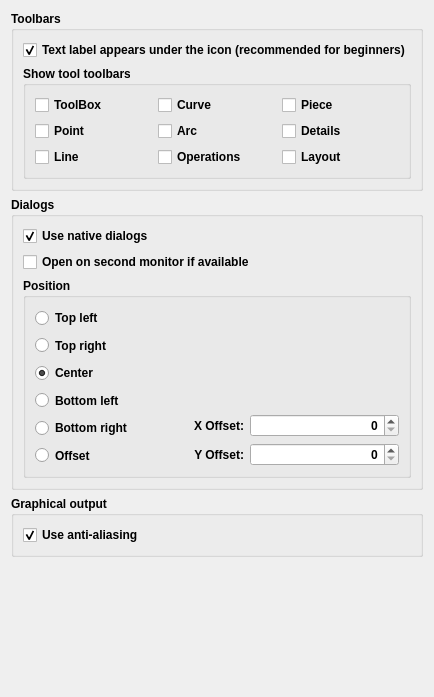
     <widget class="QWidget" name="appearanceTab">
      <attribute name="title">
       <string>Appearance</string>
      </attribute>
      <layout class="QVBoxLayout" name="verticalLayout_11">
       <item>
        <widget class="QGroupBox" name="toolbarsGroupBox">
         <property name="sizePolicy">
          <sizepolicy hsizetype="Expanding" vsizetype="Expanding">
           <horstretch>0</horstretch>
           <verstretch>0</verstretch>
          </sizepolicy>
         </property>
         <property name="minimumSize">
          <size>
           <width>0</width>
           <height>170</height>
          </size>
         </property>
         <property name="maximumSize">
          <size>
           <width>16777215</width>
           <height>16777215</height>
          </size>
         </property>
         <property name="font">
          <font>
           <pointsize>9</pointsize>
           <bold>true</bold>
          </font>
         </property>
         <property name="title">
          <string>Toolbars</string>
         </property>
         <layout class="QVBoxLayout" name="verticalLayout_2">
          <item>
           <widget class="QCheckBox" name="toolBarStyle_CheckBox">
            <property name="sizePolicy">
             <sizepolicy hsizetype="Preferred" vsizetype="Preferred">
              <horstretch>0</horstretch>
              <verstretch>0</verstretch>
             </sizepolicy>
            </property>
            <property name="font">
             <font>
              <pointsize>9</pointsize>
              <bold>true</bold>
             </font>
            </property>
            <property name="text">
             <string>Text label appears under the icon (recommended for beginners)</string>
            </property>
            <property name="checked">
             <bool>true</bool>
            </property>
           </widget>
          </item>
          <item>
           <widget class="QGroupBox" name="groupBox_2">
            <property name="sizePolicy">
             <sizepolicy hsizetype="Expanding" vsizetype="Preferred">
              <horstretch>0</horstretch>
              <verstretch>0</verstretch>
             </sizepolicy>
            </property>
            <property name="maximumSize">
             <size>
              <width>16777215</width>
              <height>120</height>
             </size>
            </property>
            <property name="font">
             <font>
              <pointsize>9</pointsize>
              <bold>true</bold>
             </font>
            </property>
            <property name="title">
             <string>Show tool toolbars</string>
            </property>
            <layout class="QGridLayout" name="gridLayout">
             <item row="0" column="0">
              <widget class="QCheckBox" name="toolsToolbar_CheckBox">
               <property name="sizePolicy">
                <sizepolicy hsizetype="Preferred" vsizetype="Preferred">
                 <horstretch>0</horstretch>
                 <verstretch>0</verstretch>
                </sizepolicy>
               </property>
               <property name="minimumSize">
                <size>
                 <width>100</width>
                 <height>0</height>
                </size>
               </property>
               <property name="font">
                <font>
                 <pointsize>9</pointsize>
                 <bold>true</bold>
                </font>
               </property>
               <property name="text">
                <string>ToolBox</string>
               </property>
              </widget>
             </item>
             <item row="0" column="1">
              <widget class="QCheckBox" name="curveToolbar_CheckBox">
               <property name="sizePolicy">
                <sizepolicy hsizetype="Preferred" vsizetype="Preferred">
                 <horstretch>0</horstretch>
                 <verstretch>0</verstretch>
                </sizepolicy>
               </property>
               <property name="minimumSize">
                <size>
                 <width>100</width>
                 <height>0</height>
                </size>
               </property>
               <property name="font">
                <font>
                 <pointsize>9</pointsize>
                 <bold>true</bold>
                </font>
               </property>
               <property name="text">
                <string>Curve</string>
               </property>
              </widget>
             </item>
             <item row="0" column="2">
              <widget class="QCheckBox" name="pieceToolbar_CheckBox">
               <property name="sizePolicy">
                <sizepolicy hsizetype="Preferred" vsizetype="Preferred">
                 <horstretch>0</horstretch>
                 <verstretch>0</verstretch>
                </sizepolicy>
               </property>
               <property name="minimumSize">
                <size>
                 <width>100</width>
                 <height>0</height>
                </size>
               </property>
               <property name="font">
                <font>
                 <pointsize>9</pointsize>
                 <bold>true</bold>
                </font>
               </property>
               <property name="text">
                <string>Piece</string>
               </property>
              </widget>
             </item>
             <item row="1" column="0">
              <widget class="QCheckBox" name="pointToolbar_CheckBox">
               <property name="sizePolicy">
                <sizepolicy hsizetype="Preferred" vsizetype="Preferred">
                 <horstretch>0</horstretch>
                 <verstretch>0</verstretch>
                </sizepolicy>
               </property>
               <property name="minimumSize">
                <size>
                 <width>100</width>
                 <height>0</height>
                </size>
               </property>
               <property name="font">
                <font>
                 <pointsize>9</pointsize>
                 <bold>true</bold>
                </font>
               </property>
               <property name="text">
                <string>Point</string>
               </property>
              </widget>
             </item>
             <item row="1" column="1">
              <widget class="QCheckBox" name="arcToolbar_CheckBox">
               <property name="sizePolicy">
                <sizepolicy hsizetype="Preferred" vsizetype="Preferred">
                 <horstretch>0</horstretch>
                 <verstretch>0</verstretch>
                </sizepolicy>
               </property>
               <property name="minimumSize">
                <size>
                 <width>100</width>
                 <height>0</height>
                </size>
               </property>
               <property name="font">
                <font>
                 <pointsize>9</pointsize>
                 <bold>true</bold>
                </font>
               </property>
               <property name="text">
                <string>Arc</string>
               </property>
              </widget>
             </item>
             <item row="1" column="2">
              <widget class="QCheckBox" name="detailsToolbar_CheckBox">
               <property name="sizePolicy">
                <sizepolicy hsizetype="Preferred" vsizetype="Preferred">
                 <horstretch>0</horstretch>
                 <verstretch>0</verstretch>
                </sizepolicy>
               </property>
               <property name="minimumSize">
                <size>
                 <width>100</width>
                 <height>0</height>
                </size>
               </property>
               <property name="font">
                <font>
                 <pointsize>9</pointsize>
                 <bold>true</bold>
                </font>
               </property>
               <property name="text">
                <string>Details</string>
               </property>
              </widget>
             </item>
             <item row="2" column="0">
              <widget class="QCheckBox" name="lineToolbar_CheckBox">
               <property name="sizePolicy">
                <sizepolicy hsizetype="Preferred" vsizetype="Preferred">
                 <horstretch>0</horstretch>
                 <verstretch>0</verstretch>
                </sizepolicy>
               </property>
               <property name="minimumSize">
                <size>
                 <width>100</width>
                 <height>0</height>
                </size>
               </property>
               <property name="font">
                <font>
                 <pointsize>9</pointsize>
                 <bold>true</bold>
                </font>
               </property>
               <property name="text">
                <string>Line</string>
               </property>
              </widget>
             </item>
             <item row="2" column="1">
              <widget class="QCheckBox" name="operationToolbar_CheckBox">
               <property name="sizePolicy">
                <sizepolicy hsizetype="Preferred" vsizetype="Preferred">
                 <horstretch>0</horstretch>
                 <verstretch>0</verstretch>
                </sizepolicy>
               </property>
               <property name="minimumSize">
                <size>
                 <width>100</width>
                 <height>0</height>
                </size>
               </property>
               <property name="font">
                <font>
                 <pointsize>9</pointsize>
                 <bold>true</bold>
                </font>
               </property>
               <property name="text">
                <string>Operations</string>
               </property>
              </widget>
             </item>
             <item row="2" column="2">
              <widget class="QCheckBox" name="layoutToolbar_CheckBox">
               <property name="sizePolicy">
                <sizepolicy hsizetype="Preferred" vsizetype="Preferred">
                 <horstretch>0</horstretch>
                 <verstretch>0</verstretch>
                </sizepolicy>
               </property>
               <property name="minimumSize">
                <size>
                 <width>100</width>
                 <height>0</height>
                </size>
               </property>
               <property name="font">
                <font>
                 <pointsize>9</pointsize>
                 <bold>true</bold>
                </font>
               </property>
               <property name="text">
                <string>Layout</string>
               </property>
              </widget>
             </item>
            </layout>
           </widget>
          </item>
         </layout>
        </widget>
       </item>
       <item>
        <widget class="QGroupBox" name="dialogs_GgroupBox">
         <property name="sizePolicy">
          <sizepolicy hsizetype="Preferred" vsizetype="Expanding">
           <horstretch>0</horstretch>
           <verstretch>0</verstretch>
          </sizepolicy>
         </property>
         <property name="minimumSize">
          <size>
           <width>0</width>
           <height>270</height>
          </size>
         </property>
         <property name="font">
          <font>
           <pointsize>9</pointsize>
           <bold>true</bold>
          </font>
         </property>
         <property name="title">
          <string>Dialogs</string>
         </property>
         <layout class="QVBoxLayout" name="verticalLayout_25">
          <item>
           <layout class="QVBoxLayout" name="verticalLayout_24">
            <item>
             <widget class="QCheckBox" name="use_native_checkbox">
              <property name="text">
               <string>Use native dialogs</string>
              </property>
              <property name="checked">
               <bool>true</bool>
              </property>
             </widget>
            </item>
            <item>
             <widget class="QCheckBox" name="useSecondMonitor_CheckBox">
              <property name="sizePolicy">
               <sizepolicy hsizetype="Preferred" vsizetype="Preferred">
                <horstretch>0</horstretch>
                <verstretch>0</verstretch>
               </sizepolicy>
              </property>
              <property name="text">
               <string>Open on second monitor if available</string>
              </property>
             </widget>
            </item>
            <item>
             <widget class="QGroupBox" name="position_GroupBox">
              <property name="sizePolicy">
               <sizepolicy hsizetype="Expanding" vsizetype="Expanding">
                <horstretch>0</horstretch>
                <verstretch>0</verstretch>
               </sizepolicy>
              </property>
              <property name="minimumSize">
               <size>
                <width>0</width>
                <height>200</height>
               </size>
              </property>
              <property name="font">
               <font>
                <pointsize>9</pointsize>
                <bold>true</bold>
               </font>
              </property>
              <property name="title">
               <string>Position</string>
              </property>
              <property name="checkable">
               <bool>false</bool>
              </property>
              <layout class="QVBoxLayout" name="verticalLayout_20">
               <item>
                <layout class="QHBoxLayout" name="horizontalLayout_4" stretch="2,3">
                 <item>
                  <layout class="QVBoxLayout" name="verticalLayout_7">
                   <item>
                    <widget class="QRadioButton" name="ul_RadioButton">
                     <property name="sizePolicy">
                      <sizepolicy hsizetype="Preferred" vsizetype="Preferred">
                       <horstretch>0</horstretch>
                       <verstretch>0</verstretch>
                      </sizepolicy>
                     </property>
                     <property name="text">
                      <string>Top left</string>
                     </property>
                     <attribute name="buttonGroup">
                      <string notr="true">position_ButtonGroup</string>
                     </attribute>
                    </widget>
                   </item>
                   <item>
                    <widget class="QRadioButton" name="ur_RadioButton">
                     <property name="sizePolicy">
                      <sizepolicy hsizetype="Preferred" vsizetype="Preferred">
                       <horstretch>0</horstretch>
                       <verstretch>0</verstretch>
                      </sizepolicy>
                     </property>
                     <property name="text">
                      <string>Top right</string>
                     </property>
                     <attribute name="buttonGroup">
                      <string notr="true">position_ButtonGroup</string>
                     </attribute>
                    </widget>
                   </item>
                   <item>
                    <widget class="QRadioButton" name="center_RadioButton">
                     <property name="sizePolicy">
                      <sizepolicy hsizetype="Preferred" vsizetype="Preferred">
                       <horstretch>0</horstretch>
                       <verstretch>0</verstretch>
                      </sizepolicy>
                     </property>
                     <property name="text">
                      <string>Center</string>
                     </property>
                     <property name="checked">
                      <bool>true</bool>
                     </property>
                     <attribute name="buttonGroup">
                      <string notr="true">position_ButtonGroup</string>
                     </attribute>
                    </widget>
                   </item>
                   <item>
                    <widget class="QRadioButton" name="ll_RadioButton">
                     <property name="sizePolicy">
                      <sizepolicy hsizetype="Preferred" vsizetype="Preferred">
                       <horstretch>0</horstretch>
                       <verstretch>0</verstretch>
                      </sizepolicy>
                     </property>
                     <property name="text">
                      <string>Bottom left</string>
                     </property>
                     <attribute name="buttonGroup">
                      <string notr="true">position_ButtonGroup</string>
                     </attribute>
                    </widget>
                   </item>
                   <item>
                    <widget class="QRadioButton" name="lr_RadioButton">
                     <property name="sizePolicy">
                      <sizepolicy hsizetype="Preferred" vsizetype="Preferred">
                       <horstretch>0</horstretch>
                       <verstretch>0</verstretch>
                      </sizepolicy>
                     </property>
                     <property name="text">
                      <string>Bottom right</string>
                     </property>
                     <attribute name="buttonGroup">
                      <string notr="true">position_ButtonGroup</string>
                     </attribute>
                    </widget>
                   </item>
                   <item>
                    <widget class="QRadioButton" name="offset_RadioButton">
                     <property name="sizePolicy">
                      <sizepolicy hsizetype="Minimum" vsizetype="Preferred">
                       <horstretch>0</horstretch>
                       <verstretch>0</verstretch>
                      </sizepolicy>
                     </property>
                     <property name="text">
                      <string>Offset</string>
                     </property>
                     <attribute name="buttonGroup">
                      <string notr="true">position_ButtonGroup</string>
                     </attribute>
                    </widget>
                   </item>
                  </layout>
                 </item>
                 <item>
                  <layout class="QFormLayout" name="formLayout_11">
                   <property name="labelAlignment">
                    <set>Qt::AlignBottom|Qt::AlignLeading|Qt::AlignLeft</set>
                   </property>
                   <property name="formAlignment">
                    <set>Qt::AlignBottom|Qt::AlignLeading|Qt::AlignLeft</set>
                   </property>
                   <item row="0" column="0">
                    <widget class="QLabel" name="xOffset_Label">
                     <property name="minimumSize">
                      <size>
                       <width>60</width>
                       <height>0</height>
                      </size>
                     </property>
                     <property name="text">
                      <string>X Offset:</string>
                     </property>
                     <property name="alignment">
                      <set>Qt::AlignRight|Qt::AlignTrailing|Qt::AlignVCenter</set>
                     </property>
                    </widget>
                   </item>
                   <item row="0" column="1">
                    <widget class="QSpinBox" name="xOffset_SpinBox">
                     <property name="sizePolicy">
                      <sizepolicy hsizetype="Minimum" vsizetype="Preferred">
                       <horstretch>0</horstretch>
                       <verstretch>0</verstretch>
                      </sizepolicy>
                     </property>
                     <property name="minimumSize">
                      <size>
                       <width>50</width>
                       <height>0</height>
                      </size>
                     </property>
                     <property name="autoFillBackground">
                      <bool>false</bool>
                     </property>
                     <property name="alignment">
                      <set>Qt::AlignRight|Qt::AlignTrailing|Qt::AlignVCenter</set>
                     </property>
                     <property name="maximum">
                      <number>9999</number>
                     </property>
                    </widget>
                   </item>
                   <item row="1" column="0">
                    <widget class="QLabel" name="yOffset_Label">
                     <property name="minimumSize">
                      <size>
                       <width>60</width>
                       <height>0</height>
                      </size>
                     </property>
                     <property name="text">
                      <string>Y Offset:</string>
                     </property>
                     <property name="alignment">
                      <set>Qt::AlignRight|Qt::AlignTrailing|Qt::AlignVCenter</set>
                     </property>
                    </widget>
                   </item>
                   <item row="1" column="1">
                    <widget class="QSpinBox" name="yOffset_SpinBox">
                     <property name="sizePolicy">
                      <sizepolicy hsizetype="Minimum" vsizetype="Preferred">
                       <horstretch>0</horstretch>
                       <verstretch>0</verstretch>
                      </sizepolicy>
                     </property>
                     <property name="minimumSize">
                      <size>
                       <width>50</width>
                       <height>0</height>
                      </size>
                     </property>
                     <property name="autoFillBackground">
                      <bool>false</bool>
                     </property>
                     <property name="alignment">
                      <set>Qt::AlignRight|Qt::AlignTrailing|Qt::AlignVCenter</set>
                     </property>
                     <property name="maximum">
                      <number>9999</number>
                     </property>
                    </widget>
                   </item>
                  </layout>
                 </item>
                </layout>
               </item>
              </layout>
             </widget>
            </item>
           </layout>
          </item>
         </layout>
        </widget>
       </item>
       <item>
        <widget class="QGroupBox" name="outputGroupBox">
         <property name="sizePolicy">
          <sizepolicy hsizetype="Expanding" vsizetype="Expanding">
           <horstretch>0</horstretch>
           <verstretch>0</verstretch>
          </sizepolicy>
         </property>
         <property name="minimumSize">
          <size>
           <width>0</width>
           <height>60</height>
          </size>
         </property>
         <property name="maximumSize">
          <size>
           <width>16777215</width>
           <height>16777215</height>
          </size>
         </property>
         <property name="font">
          <font>
           <pointsize>9</pointsize>
           <bold>true</bold>
          </font>
         </property>
         <property name="title">
          <string>Graphical output</string>
         </property>
         <property name="alignment">
          <set>Qt::AlignLeading|Qt::AlignLeft|Qt::AlignTop</set>
         </property>
         <layout class="QVBoxLayout" name="verticalLayout_10">
          <item>
           <widget class="QCheckBox" name="graphicsOutput_CheckBox">
            <property name="sizePolicy">
             <sizepolicy hsizetype="Preferred" vsizetype="Preferred">
              <horstretch>0</horstretch>
              <verstretch>0</verstretch>
             </sizepolicy>
            </property>
            <property name="minimumSize">
             <size>
              <width>0</width>
              <height>0</height>
             </size>
            </property>
            <property name="maximumSize">
             <size>
              <width>16777215</width>
              <height>16777215</height>
             </size>
            </property>
            <property name="font">
             <font>
              <pointsize>9</pointsize>
              <bold>true</bold>
             </font>
            </property>
            <property name="text">
             <string>Use anti-aliasing</string>
            </property>
            <property name="checked">
             <bool>true</bool>
            </property>
           </widget>
          </item>
         </layout>
        </widget>
       </item>
       <item>
        <spacer name="verticalSpacer">
         <property name="orientation">
          <enum>Qt::Vertical</enum>
         </property>
         <property name="sizeHint" stdset="0">
          <size>
           <width>20</width>
           <height>129</height>
          </size>
         </property>
        </spacer>
       </item>
      </layout>
     </widget>
